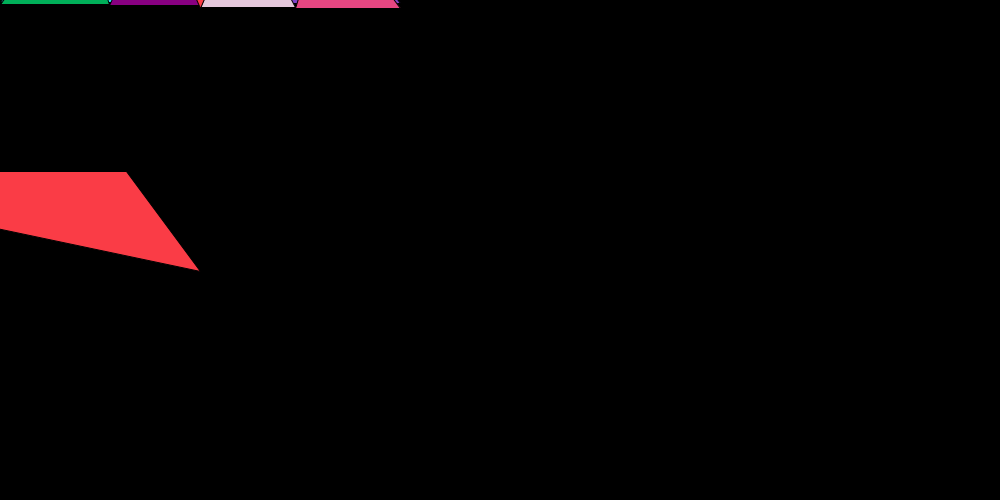
Frame 1 (no input)
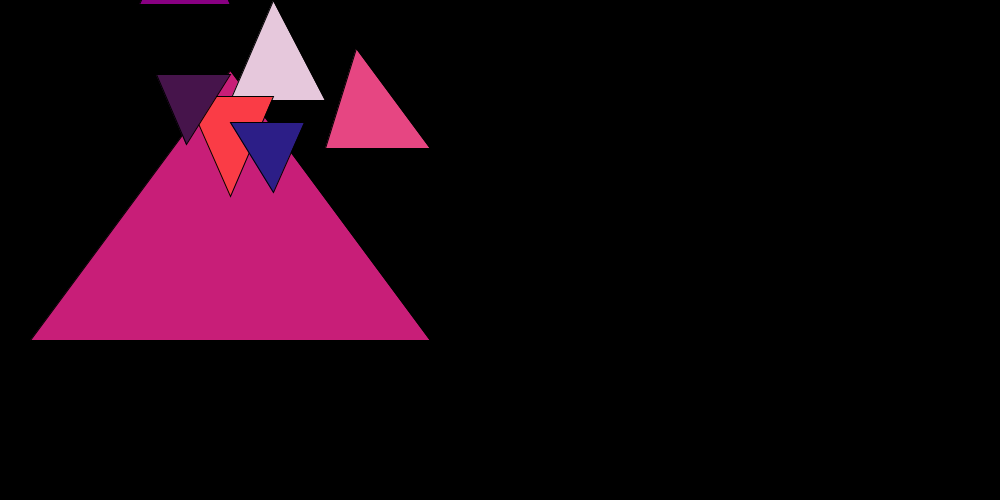
Frame 60 (the mouse pressed at the canvas centre just before this capture)
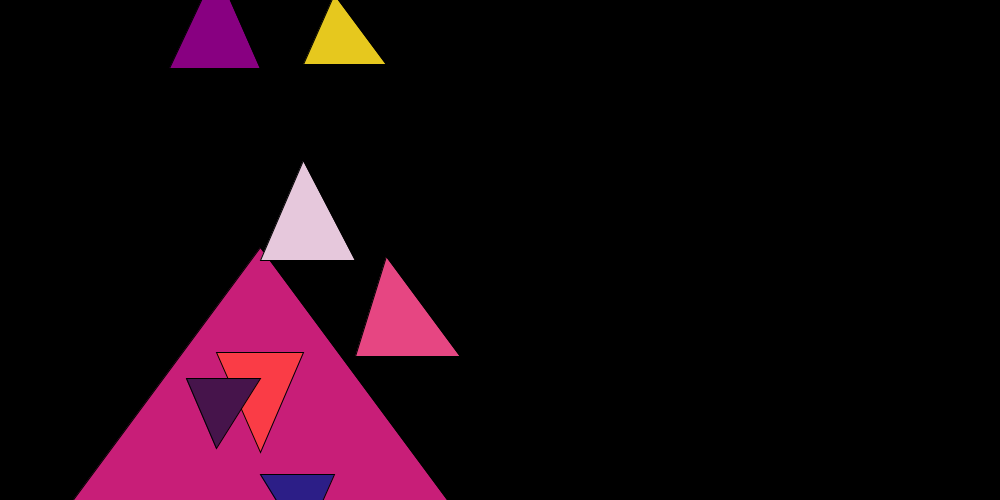
Frame 120 (the mouse held since frame 60 and released just before this capture)

The Processing sketch that drew these frames (run headless with seeded random() and noise(); from frame 60 on, the mouse is pressed at the canvas centre):

// Processing sketch: processing_72276
// ── processing_72276.pde

Pyramid myPyramid1;
Pyramid myPyramid2;
Pyramid myPyramid3;
Pyramid myPyramid4;
Pyramid myPyramid5;
Pyramid myPyramid6;
Pyramid myPyramid7;
Pyramid myPyramid8;
Pyramid myPyramid9;
Pyramid myPyramid10;
Pyramid myPyramid11;
Pyramid myPyramid12;
Pyramid myPyramid13;
float gravity=0.8;
float speed=0;

void setup(){
  size(1000,500); //Set the size of the window
  myPyramid1=new Pyramid(mouseX,mouseY,mouseX+200,mouseY-270,mouseX+400,mouseY,color(200,30,120));
  myPyramid2=new Pyramid(mouseX+126,mouseY+170,mouseX+200,mouseY+270,mouseX-274,mouseY+170,color(250,60,70));
  myPyramid3=new Pyramid(mouseX,mouseY,mouseX+126,mouseY-170,mouseX+200,mouseY,color(40,230,250));
  myPyramid4=new Pyramid(mouseX+200,mouseY,mouseX+274,mouseY-170,mouseX+400,mouseY,color(127,67,200));
  myPyramid5=new Pyramid(mouseX+75,mouseY-100,mouseX+126,mouseY-170,mouseX+156,mouseY-100,color(145,20,75));
  myPyramid6=new Pyramid(mouseX,mouseY,mouseX+75,mouseY-100,mouseX+109,mouseY,color(0,175,89));
  myPyramid7=new Pyramid(mouseX+109,mouseY,mouseX+156,mouseY-100,mouseX+200,mouseY,color(136,0,129));
  myPyramid8=new Pyramid(mouseX+243,mouseY-100,mouseX+274,mouseY-170,mouseX+326,mouseY-100,color(230,200,30));
  myPyramid9=new Pyramid(mouseX+200,mouseY,mouseX+243,mouseY-100,mouseX+295,mouseY,color(230,200,220));
  myPyramid10=new Pyramid(mouseX+295,mouseY,mouseX+326,mouseY-100,mouseX+400,mouseY,color(230,70,130));
  myPyramid11=new Pyramid(mouseX+200,mouseY,mouseX+156,mouseY-100,mouseX+243,mouseY-100,color(250,60,70));
  myPyramid12=new Pyramid(mouseX+156,mouseY-100,mouseX+126,mouseY-170,mouseX+200,mouseY-170,color(70,20,75));
  myPyramid13=new Pyramid(mouseX+243,mouseY-100,mouseX+200,mouseY-170,mouseX+274,mouseY-170,color(44,30,135));
}

void draw(){
  background(0);
  myPyramid1.move();
  myPyramid1.display();
  myPyramid2.move();
  myPyramid2.display();
  myPyramid3.move();
  myPyramid3.display();
  myPyramid4.move();
  myPyramid4.display();
  myPyramid5.move();
  myPyramid5.display();
  myPyramid6.move();
  myPyramid6.display();
  myPyramid7.move();
  myPyramid7.display();
  myPyramid8.move();
  myPyramid8.display();
  myPyramid9.move();
  myPyramid9.display();
  myPyramid10.move();
  myPyramid10.display();
  myPyramid11.move();
  myPyramid11.display();
  myPyramid12.move();
  myPyramid12.display();
  myPyramid13.move();
  myPyramid13.display();
}

class Pyramid{
  
  float posx;
  float posy;
  float pos2x;
  float pos2y;
  float pos3x;
  float pos3y;
  color c;
  
  Pyramid(float tempposX, float tempposY, float temppos2X, float temppos2Y, float temppos3X, float temppos3Y, color tempC){
    posx=tempposX;
    posy=tempposY;
    pos2x=temppos2X;
    pos2y=temppos2Y;
    pos3x=temppos3X;
    pos3y=temppos3Y;
    c=tempC;
  }
  
  void display(){
    stroke(0);
    fill(c);
    triangle(posx,posy,pos2x,pos2y,pos3x,pos3y);
  }
  
  void move(){
    speed=speed+gravity;
    posx=posx+0.5;
    pos2x=pos2x+0.5;
    pos3x=pos3x+0.5;
    posy=posy+speed;
    pos2y=pos2y+speed;
    pos3y=pos3y+speed;
    if (posy>height){
      speed=speed*-0.95;
    }
  }
}

    
  
